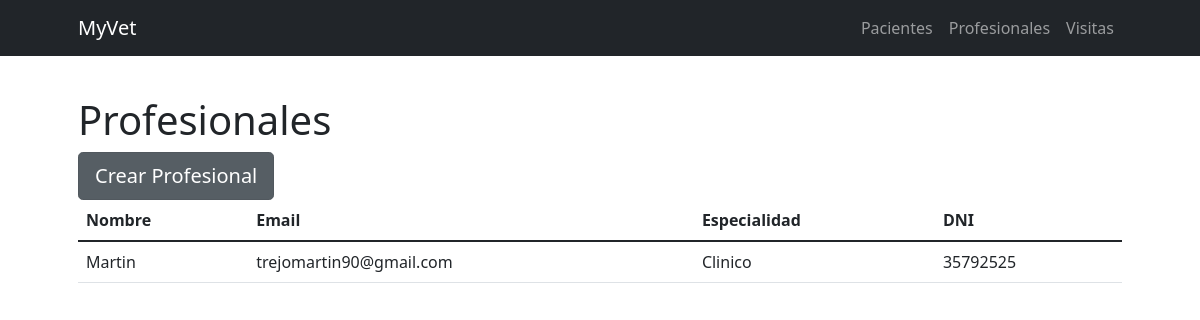
Before: /MyVet/profesionales with the older database file.
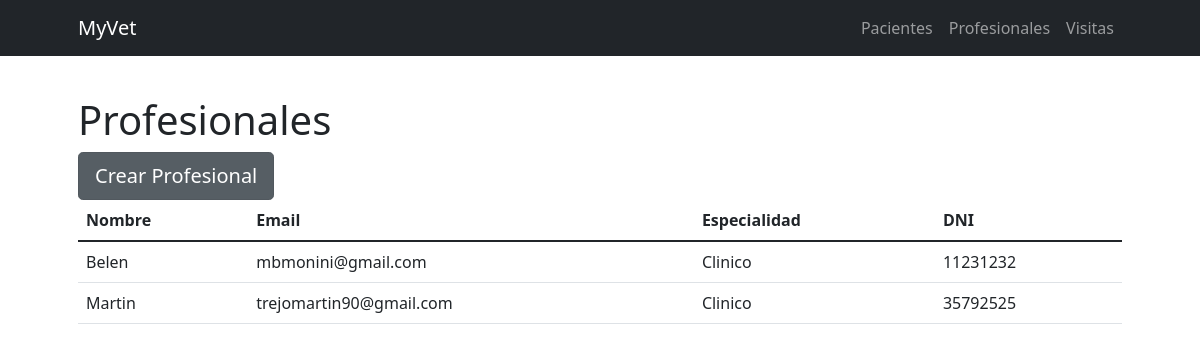
After: the same page with the newer database file.
### MyVet/models.py (models this page shows)
class Profesional (models.Model):
    nombre_completo = models.CharField(max_length=50)
    fecha_nacimiento = models.DateField()
    email = models.EmailField()
    dni = models.CharField(max_length=9)
    especialidad = models.CharField(max_length=40)
    esta_recibido = models.BooleanField()
    esta_activo = models.BooleanField()

### MyVet/views.py (the view)
# urls.py: path('profesionales', views.ver_profesionales, name="Ver Profesionales"),
def ver_profesionales (request):
	profesionales = Profesional.objects.all().order_by("nombre_completo").values()
	return render(request,"MyVet/ver_profesionales.html",{"profesionales":profesionales})

### MyVet/templates/MyVet/ver_profesionales.html
{% extends 'MyVet/parent.html' %}
{% load static %}
{% block contenidoDinamico %}
<h1 class="card-title">Profesionales</h2>
<a href="{% url 'Crear Profesional' %}" class="btn btn-secondary btn-lg active float-right" role="button" aria-pressed="true">Crear Profesional</a>
{% if profesionales %}
<table class="table">
    <thead class="thead-dark">
      <tr>
        <th scope="col">Nombre</th>
        <th scope="col">Email</th>
        <th scope="col">Especialidad</th>
        <th scope="col">DNI</th>
      </tr>
    </thead>
    <tbody>
        {% for profesional in profesionales %}
        <tr>
            <td>{{profesional.nombre_completo}}</td>
            <td>{{profesional.email}}</td>
            <td>{{profesional.especialidad}}</td>
            <td>{{profesional.dni}}</td>
        </tr>
        {% endfor %}
    </tbody>
  </table>
{% else %}
<h3 class="card-title">Aún no existen profesionales en el sistema.</h3>
{% endif %}
{% endblock %}

Changed rows visible on the page:
added Profesional: nombre_completo "Belen", email "mbmonini@gmail.com", especialidad "Clinico", dni "11231232"
